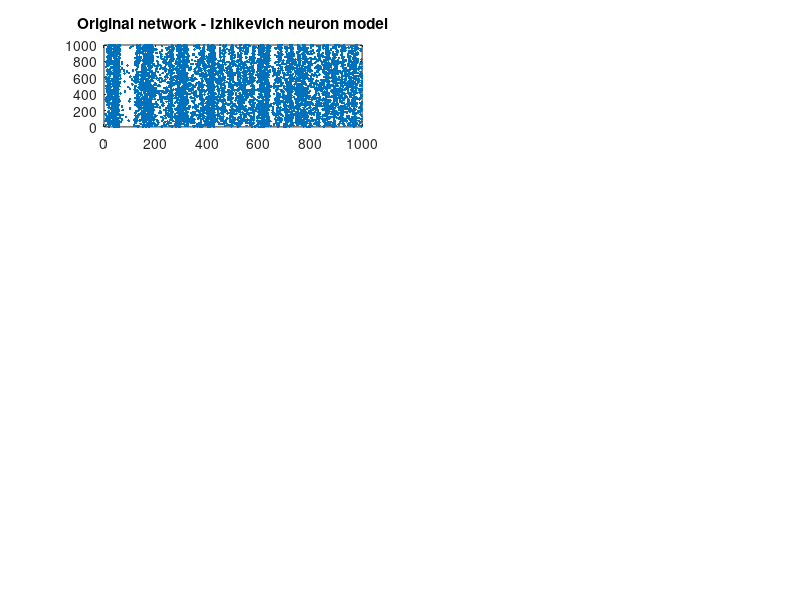

MATLAB code for this plot: (Note: this script raises an error after producing the figure.)
% Created by Eugene M. Izhikevich, February 25, 2003
% Excitatory neurons Inhibitory neurons
figure;



Ne=800; Ni=200;
re=rand(Ne,1); ri=rand(Ni,1);
a=[0.02*ones(Ne,1); 0.02+0.08*ri];
b=[0.2*ones(Ne,1); 0.25-0.05*ri];
c=[-65+15*re.^2; -65*ones(Ni,1)];
d=[8-6*re.^2; 2*ones(Ni,1)];
S=[0.5*rand(Ne+Ni,Ne), -rand(Ne+Ni,Ni)];

v=-65*ones(Ne+Ni,1); % Initial values of v
u=b.*v; % Initial values of u
firings=[]; % spike timings
for t=1:1000 % simulation of 1000 ms
I=[5*randn(Ne,1);2*randn(Ni,1)]; % thalamic input
fired=find(v>=30); % indices of spikes
firings=[firings; t+0*fired,fired];
v(fired)=c(fired);
u(fired)=u(fired)+d(fired);
I=I+sum(S(:,fired),2);
v=v+0.5*(0.04*v.^2+5*v+140-u+I); % step 0.5 ms
v=v+0.5*(0.04*v.^2+5*v+140-u+I); % for numerical
u=u+a.*(b.*v-u); % stability
end;
subplot(4,2,1)
plot(firings(:,1),firings(:,2),'.');
title('Original network - Izhikevich neuron model')

v=-65*ones(Ne+Ni,1); % Initial values of v
u=b.*v; % Initial values of u
firings=[]; % spike timings
timings = -10*ones(Ne+Ni,1);
maxRate = [1000/160 * ones(Ne,1);1000/300*ones(Ni,1)]
for t=1:1000 % simulation of 1000 ms
currentTime = t*ones(Ne+Ni,1);
I=[5*randn(Ne,1);2*randn(Ni,1)]; % thalamic input
fired=find((v>=30) & (( currentTime - timings )> maxRate)); % indices of spikes
timings(fired) =  currentTime(fired);
prefired = find(v>=30)
v(prefired) = reset(prefired);
firings=[firings; t+0*fired,fired];
v(fired)=c(fired);
u(fired)=u(fired)+d(fired);
I=I+sum(S(:,fired),2);
v=v+0.5*(0.04*v.^2+5*v+140-u+I); % step 0.5 ms
v=v+0.5*(0.04*v.^2+5*v+140-u+I); % for numerical
u=u+a.*(b.*v-u); % stability
end;
subplot(4,2,2)
plot(firings(:,1),firings(:,2),'.');
title('Original network - modified neuron model')

v=-65*ones(Ne+Ni,1); % Initial values of v
u=b.*v; % Initial values of u
firings=[]; % spike timings
for t=1:1000 % simulation of 1000 ms
I=[2+5*randn(Ne,1);1+2*randn(Ni,1)]; % thalamic input
fired=find(v>=30); % indices of spikes
firings=[firings; t+0*fired,fired];
v(fired)=c(fired);
u(fired)=u(fired)+d(fired);
I=I+sum(S(:,fired),2);
v=v+0.5*(0.04*v.^2+5*v+140-u+I); % step 0.5 ms
v=v+0.5*(0.04*v.^2+5*v+140-u+I); % for numerical
u=u+a.*(b.*v-u); % stability
end;
subplot(4,2,3)
plot(firings(:,1),firings(:,2),'.');
title('Increased input - Izhikevich neuron model')


v=-65*ones(Ne+Ni,1); % Initial values of v
u=b.*v; % Initial values of u
firings=[]; % spike timings
timings = -10*ones(Ne+Ni,1);
maxRate = [1000/160 * ones(Ne,1);1000/300*ones(Ni,1)]
reset = 30*ones(Ne+Ni,1);
for t=1:1000 % simulation of 1000 ms
currentTime = t*ones(Ne+Ni,1);
I=[2+5*randn(Ne,1);1+2*randn(Ni,1)]; % thalamic input
fired=find((v>=30) & (( currentTime - timings )> maxRate)); % indices of spikes
prefired = find(v>=30)
v(prefired) = reset(prefired);
timings(fired) =  currentTime(fired);
firings=[firings; t+0*fired,fired];
v(fired)=c(fired);
u(fired)=u(fired)+d(fired);
I=I+sum(S(:,fired),2);
v=v+0.5*(0.04*v.^2+5*v+140-u+I); % step 0.5 ms
v=v+0.5*(0.04*v.^2+5*v+140-u+I); % for numerical
u=u+a.*(b.*v-u); % stability
end;

subplot(4,2,4)
plot(firings(:,1),firings(:,2),'.');
title('Increased input - modified neuron model')



S=[0.5*rand(Ne+Ni,Ne), -0.8*rand(Ne+Ni,Ni)];
v=-65*ones(Ne+Ni,1); % Initial values of v
u=b.*v; % Initial values of u
firings=[]; % spike timings
for t=1:1000 % simulation of 1000 ms
I=[5*randn(Ne,1);2*randn(Ni,1)]; % thalamic input
fired=find(v>=30); % indices of spikes
firings=[firings; t+0*fired,fired];
v(fired)=c(fired);
u(fired)=u(fired)+d(fired);
I=I+sum(S(:,fired),2);
v=v+0.5*(0.04*v.^2+5*v+140-u+I); % step 0.5 ms
v=v+0.5*(0.04*v.^2+5*v+140-u+I); % for numerical
u=u+a.*(b.*v-u); % stability
end;
subplot(4,2,5)
plot(firings(:,1),firings(:,2),'.');
title('Inhibitory blockade 20% - Izhikevich neuron model')

v=-65*ones(Ne+Ni,1); % Initial values of v
u=b.*v; % Initial values of u
firings=[]; % spike timings
timings = -10*ones(Ne+Ni,1);



for t=1:1000 % simulation of 1000 ms
currentTime = t*ones(Ne+Ni,1);
I=[5*randn(Ne,1);2*randn(Ni,1)]; % thalamic input
fired=find((v>=30) & (( currentTime - timings )> maxRate)); % indices of spikes
timings(fired) =  currentTime(fired);
prefired = find(v>=30)
v(prefired) = reset(prefired);
firings=[firings; t+0*fired,fired];
v(fired)=c(fired);
u(fired)=u(fired)+d(fired);
I=I+sum(S(:,fired),2);
v=v+0.5*(0.04*v.^2+5*v+140-u+I); % step 0.5 ms
v=v+0.5*(0.04*v.^2+5*v+140-u+I); % for numerical
u=u+a.*(b.*v-u); % stability
end;

subplot(4,2,6)
plot(firings(:,1),firings(:,2),'.');
title('Inhibitory blockade 20% - modified neuron model')


v=-65*ones(Ne+Ni,1); % Initial values of v
u=b.*v; % Initial values of u
firings=[]; % spike timings
timings = -10*ones(Ne+Ni,1);
maxRate = [1000/160 * ones(Ne,1);1000/300*ones(Ni,1)]

S=[0.5*rand(Ne+Ni,Ne), -0.5*rand(Ne+Ni,Ni)];
v=-65*ones(Ne+Ni,1); % Initial values of v
u=b.*v; % Initial values of u
firings=[]; % spike timings
for t=1:1000 % simulation of 1000 ms
I=[5*randn(Ne,1);2*randn(Ni,1)]; % thalamic input
fired=find(v>=30); % indices of spikes
firings=[firings; t+0*fired,fired];
v(fired)=c(fired);
u(fired)=u(fired)+d(fired);
I=I+sum(S(:,fired),2);
v=v+0.5*(0.04*v.^2+5*v+140-u+I); % step 0.5 ms
v=v+0.5*(0.04*v.^2+5*v+140-u+I); % for numerical
u=u+a.*(b.*v-u); % stability
end;
subplot(4,2,7)
plot(firings(:,1),firings(:,2),'.');
title('Inhibitory blockade 50% - Izhikevich neuron model')

v=-65*ones(Ne+Ni,1); % Initial values of v
u=b.*v; % Initial values of u
firings=[]; % spike timings
timings = -10*ones(Ne+Ni,1);



for t=1:1000 % simulation of 1000 ms
currentTime = t*ones(Ne+Ni,1);
I=[5*randn(Ne,1);2*randn(Ni,1)]; % thalamic input
fired=find((v>=30) & (( currentTime - timings )> maxRate)); % indices of spikes
timings(fired) =  currentTime(fired);
prefired = find(v>=30);
v(prefired) = reset(prefired);
firings=[firings; t+0*fired,fired];
v(fired)=c(fired);
u(fired)=u(fired)+d(fired);
I=I+sum(S(:,fired),2);
v=v+0.5*(0.04*v.^2+5*v+140-u+I); % step 0.5 ms
v=v+0.5*(0.04*v.^2+5*v+140-u+I); % for numerical
u=u+a.*(b.*v-u); % stability
end;

subplot(4,2,8)
plot(firings(:,1),firings(:,2),'.');
title('Inhibitory blockade 50% - modified neuron model')

v=-65*ones(Ne+Ni,1); % Initial values of v
u=b.*v; % Initial values of u
firings=[]; % spike timings
timings = -10*ones(Ne+Ni,1);
maxRate = [1000/160 * ones(Ne,1);1000/300*ones(Ni,1)]



